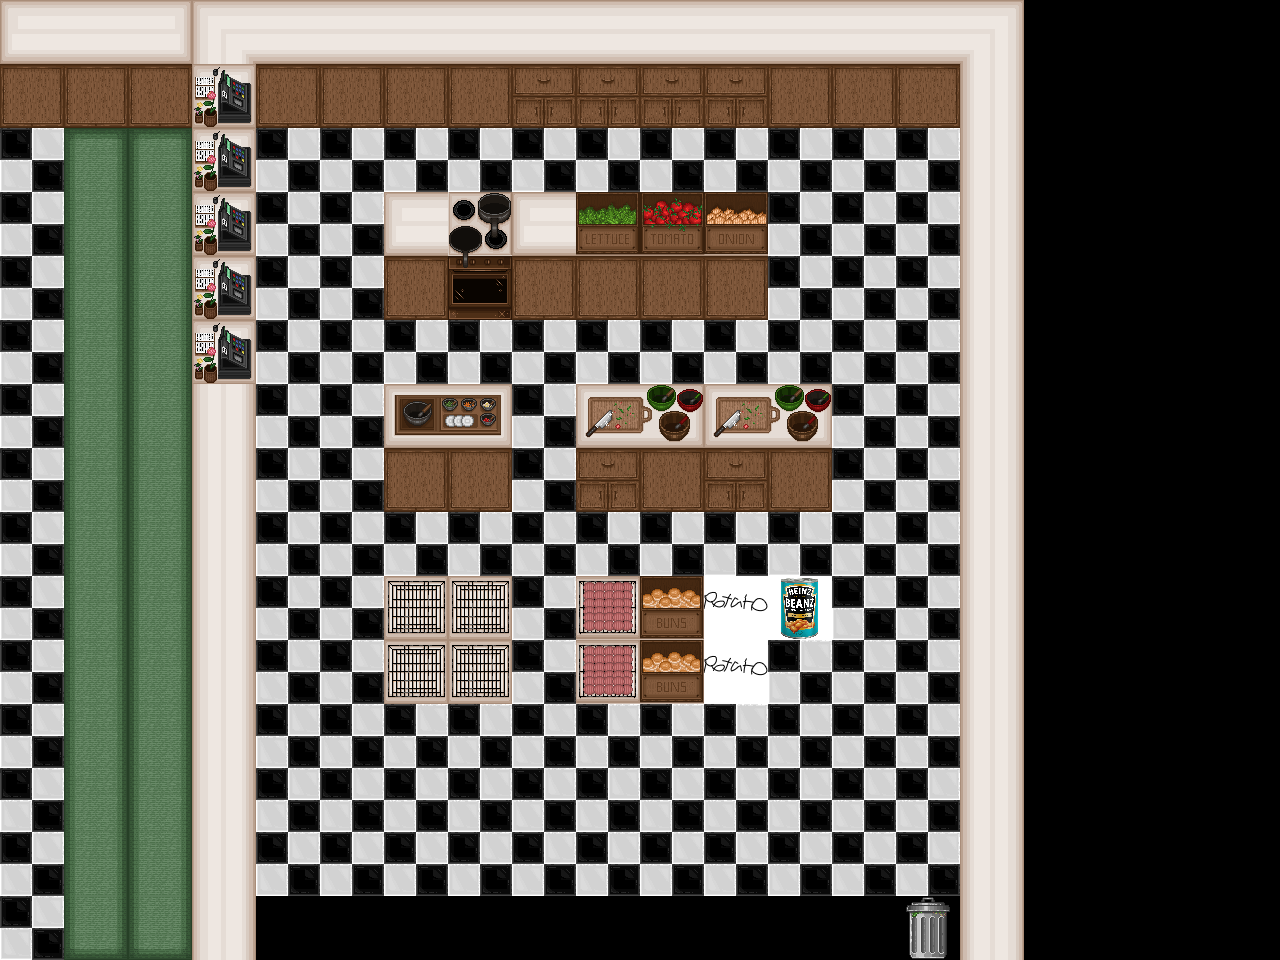

This is a level from a 2D game, rendered from its Tiled map with the project's own tilesets. A one-line summary and the complete map file follow:
An orthogonal 20x15 tile map with 64x64 px tiles, 2 tile layers (Bottom Layer, Top Layer).

<map version="1.9" tiledversion="1.9.2" orientation="orthogonal" renderorder="right-down" width="20" height="15" tilewidth="64" tileheight="64" infinite="0" nextlayerid="3" nextobjectid="1">
 <tileset firstgid="1" source="art_tileset.tsx" />
 <layer id="1" name="Bottom Layer" width="20" height="15">
  <data encoding="csv">
0,0,0,0,0,0,0,0,0,0,0,0,0,0,0,0,0,0,0,0,
12,12,12,0,12,12,12,12,2,2,2,2,12,12,12,0,0,0,0,0,
23,29,29,0,23,23,23,23,23,23,23,23,23,23,23,0,0,0,0,0,
23,30,30,0,23,23,0,0,0,0,0,0,23,23,23,0,0,0,0,0,
23,30,30,0,23,23,12,18,12,12,12,12,23,23,23,0,0,0,0,0,
23,30,30,0,23,23,23,23,23,23,23,23,23,23,23,0,0,0,0,0,
23,30,30,0,23,23,0,0,23,0,0,0,0,23,23,0,0,0,0,0,
23,30,30,0,23,23,12,12,23,2,12,2,12,23,23,0,0,0,0,0,
23,30,30,0,23,23,23,23,23,23,23,23,23,23,23,0,0,0,0,0,
23,30,30,0,23,23,0,0,23,0,0,0,23,23,23,0,0,0,0,0,
23,30,30,0,23,23,2,2,23,2,2,2,23,23,23,0,0,0,0,0,
23,30,30,0,23,23,23,23,23,23,23,23,23,23,23,0,0,0,0,0,
23,30,30,0,23,23,23,23,23,23,23,23,23,23,23,0,0,0,0,0,
23,30,30,0,23,23,23,23,23,23,23,23,23,23,23,0,0,0,0,0,
23,31,31,0,0,0,0,0,0,0,0,0,0,0,0,0,0,0,0,0
</data>
 </layer>
 <layer id="2" name="Top Layer" width="20" height="15">
  <data encoding="csv">
3,9,4,1,9,9,9,9,9,9,9,9,9,9,9,2147483649,0,0,0,0,
0,0,0,27,0,0,0,0,0,0,0,0,0,0,0,2684354569,0,0,0,0,
0,0,0,27,0,0,0,0,0,0,0,0,0,0,0,2684354569,0,0,0,0,
0,0,0,27,0,0,3,21,3,8,14,28,0,0,0,2684354569,0,0,0,0,
0,0,0,27,0,0,0,0,0,0,0,0,0,0,0,2684354569,0,0,0,0,
0,0,0,27,0,0,0,0,0,0,0,0,0,0,0,2684354569,0,0,0,0,
0,0,0,1610612745,0,0,22,0,0,32,0,32,0,0,0,2684354569,0,0,0,0,
0,0,0,1610612745,0,0,0,0,0,0,0,0,0,0,0,2684354569,0,0,0,0,
0,0,0,1610612745,0,0,0,0,0,0,0,0,0,0,0,2684354569,0,0,0,0,
0,0,0,1610612745,0,0,34,34,0,26,25,35,36,0,0,2684354569,0,0,0,0,
0,0,0,1610612745,0,0,34,34,0,26,25,35,0,0,0,2684354569,0,0,0,0,
0,0,0,1610612745,0,0,0,0,0,0,0,0,0,0,0,2684354569,0,0,0,0,
0,0,0,1610612745,0,0,0,0,0,0,0,0,0,0,0,2684354569,0,0,0,0,
0,0,0,1610612745,0,0,0,0,0,0,0,0,0,0,0,2684354569,0,0,0,0,
0,0,0,1610612745,0,0,0,0,0,0,0,0,0,0,33,2684354569,0,0,0,0,
0,0,0,1073741825,3221225481,3221225481,3221225481,3221225481,3221225481,3221225481,3221225481,3221225481,3221225481,3221225481,3221225481,3221225473,0,0,0,0
</data>
 </layer>
</map>
